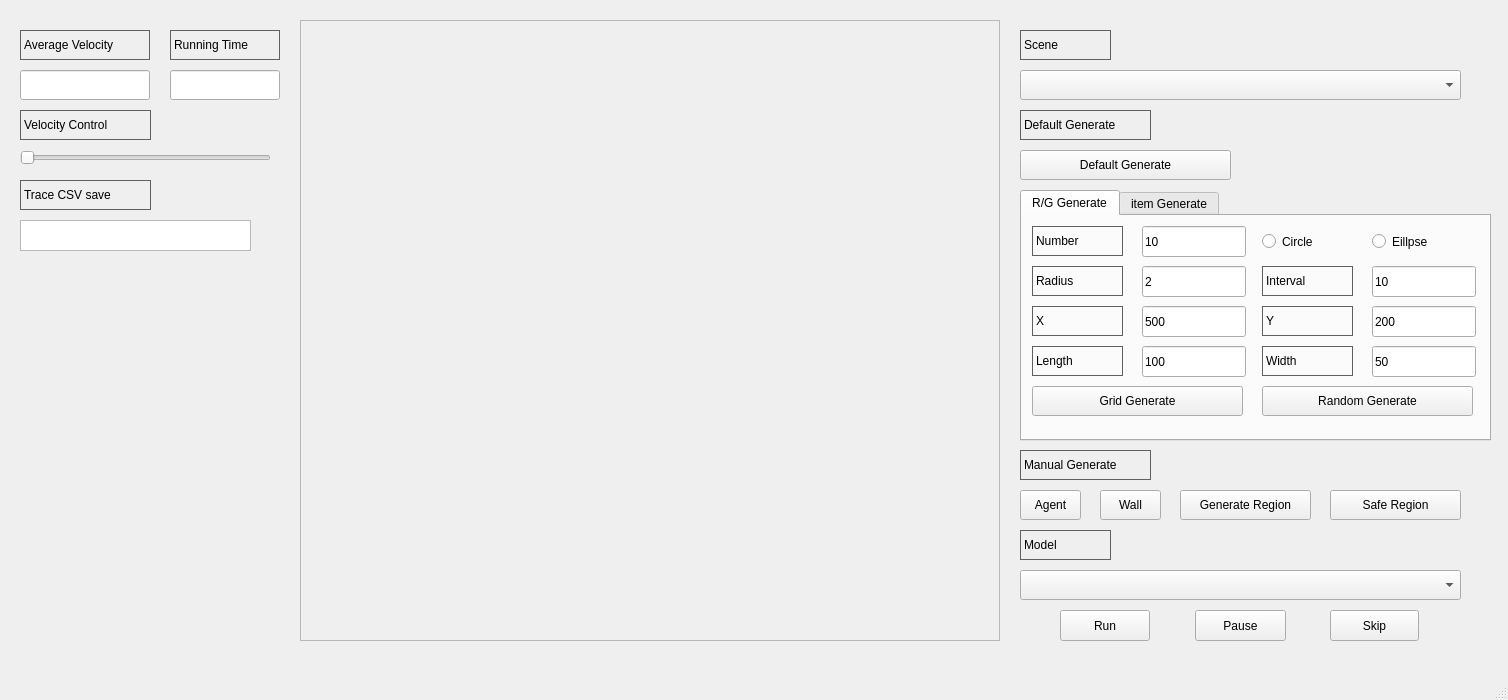
<?xml version="1.0" encoding="UTF-8"?>
<ui version="4.0">
 <class>MainWindow</class>
 <widget class="QMainWindow" name="MainWindow">
  <property name="geometry">
   <rect>
    <x>0</x>
    <y>0</y>
    <width>1508</width>
    <height>700</height>
   </rect>
  </property>
  <property name="windowTitle">
   <string>MainWindow</string>
  </property>
  <widget class="QWidget" name="centralwidget">
   <widget class="QLabel" name="label">
    <property name="geometry">
     <rect>
      <x>20</x>
      <y>30</y>
      <width>130</width>
      <height>30</height>
     </rect>
    </property>
    <property name="styleSheet">
     <string notr="true">QLabel{

     border-width: 1px;

     border-style: solid;

     border-color: rgb(96, 96, 96);

}</string>
    </property>
    <property name="text">
     <string>Average Velocity</string>
    </property>
    <property name="margin">
     <number>-1</number>
    </property>
   </widget>
   <widget class="QLabel" name="label_2">
    <property name="geometry">
     <rect>
      <x>170</x>
      <y>30</y>
      <width>110</width>
      <height>30</height>
     </rect>
    </property>
    <property name="styleSheet">
     <string notr="true">QLabel{

     border-width: 1px;

     border-style: solid;

     border-color: rgb(96, 96, 96);

}</string>
    </property>
    <property name="text">
     <string>Running Time</string>
    </property>
    <property name="margin">
     <number>-1</number>
    </property>
   </widget>
   <widget class="QSlider" name="horizontalSlider">
    <property name="geometry">
     <rect>
      <x>20</x>
      <y>150</y>
      <width>251</width>
      <height>16</height>
     </rect>
    </property>
    <property name="orientation">
     <enum>Qt::Horizontal</enum>
    </property>
   </widget>
   <widget class="QLabel" name="label_6">
    <property name="geometry">
     <rect>
      <x>20</x>
      <y>110</y>
      <width>131</width>
      <height>30</height>
     </rect>
    </property>
    <property name="styleSheet">
     <string notr="true">QLabel{

     border-width: 1px;

     border-style: solid;

     border-color: rgb(96, 96, 96);

}</string>
    </property>
    <property name="text">
     <string>Velocity Control</string>
    </property>
    <property name="margin">
     <number>-1</number>
    </property>
   </widget>
   <widget class="QLabel" name="label_7">
    <property name="geometry">
     <rect>
      <x>20</x>
      <y>180</y>
      <width>131</width>
      <height>30</height>
     </rect>
    </property>
    <property name="styleSheet">
     <string notr="true">QLabel{

     border-width: 1px;

     border-style: solid;

     border-color: rgb(96, 96, 96);

}</string>
    </property>
    <property name="text">
     <string>Trace CSV save</string>
    </property>
    <property name="margin">
     <number>-1</number>
    </property>
   </widget>
   <widget class="QTextEdit" name="textEdit">
    <property name="geometry">
     <rect>
      <x>20</x>
      <y>220</y>
      <width>231</width>
      <height>31</height>
     </rect>
    </property>
   </widget>
   <widget class="QLineEdit" name="lineEdit">
    <property name="geometry">
     <rect>
      <x>20</x>
      <y>70</y>
      <width>130</width>
      <height>30</height>
     </rect>
    </property>
   </widget>
   <widget class="QLabel" name="label_3">
    <property name="geometry">
     <rect>
      <x>1020</x>
      <y>30</y>
      <width>91</width>
      <height>30</height>
     </rect>
    </property>
    <property name="styleSheet">
     <string notr="true">QLabel{

     border-width: 1px;

     border-style: solid;

     border-color: rgb(96, 96, 96);

}</string>
    </property>
    <property name="text">
     <string>Scene</string>
    </property>
    <property name="margin">
     <number>-1</number>
    </property>
   </widget>
   <widget class="QComboBox" name="comboBox">
    <property name="geometry">
     <rect>
      <x>1020</x>
      <y>70</y>
      <width>441</width>
      <height>30</height>
     </rect>
    </property>
   </widget>
   <widget class="QLabel" name="label_4">
    <property name="geometry">
     <rect>
      <x>1020</x>
      <y>110</y>
      <width>131</width>
      <height>30</height>
     </rect>
    </property>
    <property name="styleSheet">
     <string notr="true">QLabel{

     border-width: 1px;

     border-style: solid;

     border-color: rgb(96, 96, 96);

}</string>
    </property>
    <property name="text">
     <string>Default Generate</string>
    </property>
    <property name="margin">
     <number>-1</number>
    </property>
   </widget>
   <widget class="QPushButton" name="pushButton">
    <property name="geometry">
     <rect>
      <x>1020</x>
      <y>490</y>
      <width>61</width>
      <height>30</height>
     </rect>
    </property>
    <property name="text">
     <string>Agent</string>
    </property>
   </widget>
   <widget class="QPushButton" name="pushButton_2">
    <property name="geometry">
     <rect>
      <x>1100</x>
      <y>490</y>
      <width>61</width>
      <height>30</height>
     </rect>
    </property>
    <property name="text">
     <string>Wall</string>
    </property>
   </widget>
   <widget class="QPushButton" name="pushButton_3">
    <property name="geometry">
     <rect>
      <x>1180</x>
      <y>490</y>
      <width>131</width>
      <height>30</height>
     </rect>
    </property>
    <property name="text">
     <string>Generate Region</string>
    </property>
   </widget>
   <widget class="QPushButton" name="pushButton_5">
    <property name="geometry">
     <rect>
      <x>1330</x>
      <y>490</y>
      <width>131</width>
      <height>30</height>
     </rect>
    </property>
    <property name="text">
     <string>Safe Region</string>
    </property>
   </widget>
   <widget class="QLabel" name="label_13">
    <property name="geometry">
     <rect>
      <x>1020</x>
      <y>530</y>
      <width>91</width>
      <height>30</height>
     </rect>
    </property>
    <property name="styleSheet">
     <string notr="true">QLabel{

     border-width: 1px;

     border-style: solid;

     border-color: rgb(96, 96, 96);

}</string>
    </property>
    <property name="text">
     <string>Model</string>
    </property>
    <property name="margin">
     <number>-1</number>
    </property>
   </widget>
   <widget class="QComboBox" name="comboBox_2">
    <property name="geometry">
     <rect>
      <x>1020</x>
      <y>570</y>
      <width>441</width>
      <height>30</height>
     </rect>
    </property>
   </widget>
   <widget class="QPushButton" name="pushButton_4">
    <property name="geometry">
     <rect>
      <x>1060</x>
      <y>610</y>
      <width>90</width>
      <height>31</height>
     </rect>
    </property>
    <property name="text">
     <string>Run</string>
    </property>
   </widget>
   <widget class="QPushButton" name="pushButton_6">
    <property name="geometry">
     <rect>
      <x>1195</x>
      <y>610</y>
      <width>91</width>
      <height>31</height>
     </rect>
    </property>
    <property name="text">
     <string>Pause</string>
    </property>
   </widget>
   <widget class="QPushButton" name="pushButton_7">
    <property name="geometry">
     <rect>
      <x>1330</x>
      <y>610</y>
      <width>89</width>
      <height>31</height>
     </rect>
    </property>
    <property name="text">
     <string>Skip</string>
    </property>
   </widget>
   <widget class="QScrollArea" name="scrollArea">
    <property name="geometry">
     <rect>
      <x>300</x>
      <y>20</y>
      <width>700</width>
      <height>621</height>
     </rect>
    </property>
    <property name="widgetResizable">
     <bool>true</bool>
    </property>
    <widget class="QWidget" name="scrollAreaWidgetContents">
     <property name="geometry">
      <rect>
       <x>0</x>
       <y>0</y>
       <width>698</width>
       <height>619</height>
      </rect>
     </property>
    </widget>
   </widget>
   <widget class="QLineEdit" name="lineEdit_9">
    <property name="geometry">
     <rect>
      <x>170</x>
      <y>70</y>
      <width>110</width>
      <height>30</height>
     </rect>
    </property>
   </widget>
   <widget class="QPushButton" name="pushButton_10">
    <property name="geometry">
     <rect>
      <x>1020</x>
      <y>150</y>
      <width>211</width>
      <height>30</height>
     </rect>
    </property>
    <property name="text">
     <string>Default Generate</string>
    </property>
   </widget>
   <widget class="QLabel" name="label_16">
    <property name="geometry">
     <rect>
      <x>1020</x>
      <y>450</y>
      <width>131</width>
      <height>30</height>
     </rect>
    </property>
    <property name="styleSheet">
     <string notr="true">QLabel{

     border-width: 1px;

     border-style: solid;

     border-color: rgb(96, 96, 96);

}</string>
    </property>
    <property name="text">
     <string>Manual Generate</string>
    </property>
    <property name="margin">
     <number>-1</number>
    </property>
   </widget>
   <widget class="QTabWidget" name="tabWidget">
    <property name="geometry">
     <rect>
      <x>1020</x>
      <y>190</y>
      <width>471</width>
      <height>251</height>
     </rect>
    </property>
    <property name="currentIndex">
     <number>0</number>
    </property>
    <widget class="QWidget" name="tab">
     <attribute name="title">
      <string>R/G Generate</string>
     </attribute>
     <widget class="QLineEdit" name="lineEdit_10">
      <property name="geometry">
       <rect>
        <x>350</x>
        <y>50</y>
        <width>104</width>
        <height>31</height>
       </rect>
      </property>
      <property name="text">
       <string>10</string>
      </property>
     </widget>
     <widget class="QLabel" name="label_15">
      <property name="geometry">
       <rect>
        <x>10</x>
        <y>10</y>
        <width>91</width>
        <height>30</height>
       </rect>
      </property>
      <property name="styleSheet">
       <string notr="true">QLabel{

     border-width: 1px;

     border-style: solid;

     border-color: rgb(96, 96, 96);

}</string>
      </property>
      <property name="text">
       <string>Number</string>
      </property>
      <property name="margin">
       <number>-1</number>
      </property>
     </widget>
     <widget class="QLabel" name="label_17">
      <property name="geometry">
       <rect>
        <x>240</x>
        <y>90</y>
        <width>91</width>
        <height>30</height>
       </rect>
      </property>
      <property name="styleSheet">
       <string notr="true">QLabel{

     border-width: 1px;

     border-style: solid;

     border-color: rgb(96, 96, 96);

}</string>
      </property>
      <property name="text">
       <string>Y</string>
      </property>
      <property name="margin">
       <number>-1</number>
      </property>
     </widget>
     <widget class="QRadioButton" name="radioButton_3">
      <property name="geometry">
       <rect>
        <x>350</x>
        <y>14</y>
        <width>112</width>
        <height>23</height>
       </rect>
      </property>
      <property name="text">
       <string>Eillpse</string>
      </property>
     </widget>
     <widget class="QLabel" name="label_18">
      <property name="geometry">
       <rect>
        <x>10</x>
        <y>90</y>
        <width>91</width>
        <height>30</height>
       </rect>
      </property>
      <property name="styleSheet">
       <string notr="true">QLabel{

     border-width: 1px;

     border-style: solid;

     border-color: rgb(96, 96, 96);

}</string>
      </property>
      <property name="text">
       <string>X</string>
      </property>
      <property name="margin">
       <number>-1</number>
      </property>
     </widget>
     <widget class="QRadioButton" name="radioButton_4">
      <property name="geometry">
       <rect>
        <x>240</x>
        <y>14</y>
        <width>112</width>
        <height>23</height>
       </rect>
      </property>
      <property name="text">
       <string>Circle</string>
      </property>
     </widget>
     <widget class="QLineEdit" name="lineEdit_11">
      <property name="geometry">
       <rect>
        <x>120</x>
        <y>10</y>
        <width>104</width>
        <height>31</height>
       </rect>
      </property>
      <property name="text">
       <string>10</string>
      </property>
     </widget>
     <widget class="QLabel" name="label_19">
      <property name="geometry">
       <rect>
        <x>10</x>
        <y>130</y>
        <width>91</width>
        <height>30</height>
       </rect>
      </property>
      <property name="styleSheet">
       <string notr="true">QLabel{

     border-width: 1px;

     border-style: solid;

     border-color: rgb(96, 96, 96);

}</string>
      </property>
      <property name="text">
       <string>Length</string>
      </property>
      <property name="margin">
       <number>-1</number>
      </property>
     </widget>
     <widget class="QPushButton" name="pushButton_11">
      <property name="geometry">
       <rect>
        <x>240</x>
        <y>170</y>
        <width>211</width>
        <height>30</height>
       </rect>
      </property>
      <property name="text">
       <string>Random Generate</string>
      </property>
     </widget>
     <widget class="QLabel" name="label_20">
      <property name="geometry">
       <rect>
        <x>240</x>
        <y>50</y>
        <width>91</width>
        <height>30</height>
       </rect>
      </property>
      <property name="styleSheet">
       <string notr="true">QLabel{

     border-width: 1px;

     border-style: solid;

     border-color: rgb(96, 96, 96);

}</string>
      </property>
      <property name="text">
       <string>Interval</string>
      </property>
      <property name="margin">
       <number>-1</number>
      </property>
     </widget>
     <widget class="QLineEdit" name="lineEdit_12">
      <property name="geometry">
       <rect>
        <x>120</x>
        <y>90</y>
        <width>104</width>
        <height>31</height>
       </rect>
      </property>
      <property name="text">
       <string>500</string>
      </property>
     </widget>
     <widget class="QLineEdit" name="lineEdit_13">
      <property name="geometry">
       <rect>
        <x>350</x>
        <y>90</y>
        <width>104</width>
        <height>31</height>
       </rect>
      </property>
      <property name="text">
       <string>200</string>
      </property>
     </widget>
     <widget class="QLineEdit" name="lineEdit_14">
      <property name="geometry">
       <rect>
        <x>120</x>
        <y>50</y>
        <width>104</width>
        <height>31</height>
       </rect>
      </property>
      <property name="text">
       <string>2</string>
      </property>
     </widget>
     <widget class="QLineEdit" name="lineEdit_15">
      <property name="geometry">
       <rect>
        <x>350</x>
        <y>130</y>
        <width>104</width>
        <height>31</height>
       </rect>
      </property>
      <property name="text">
       <string>50</string>
      </property>
     </widget>
     <widget class="QLabel" name="label_21">
      <property name="geometry">
       <rect>
        <x>240</x>
        <y>130</y>
        <width>91</width>
        <height>30</height>
       </rect>
      </property>
      <property name="styleSheet">
       <string notr="true">QLabel{

     border-width: 1px;

     border-style: solid;

     border-color: rgb(96, 96, 96);

}</string>
      </property>
      <property name="text">
       <string>Width</string>
      </property>
      <property name="margin">
       <number>-1</number>
      </property>
     </widget>
     <widget class="QPushButton" name="pushButton_12">
      <property name="geometry">
       <rect>
        <x>10</x>
        <y>170</y>
        <width>211</width>
        <height>30</height>
       </rect>
      </property>
      <property name="text">
       <string>Grid Generate</string>
      </property>
     </widget>
     <widget class="QLineEdit" name="lineEdit_16">
      <property name="geometry">
       <rect>
        <x>120</x>
        <y>130</y>
        <width>104</width>
        <height>31</height>
       </rect>
      </property>
      <property name="text">
       <string>100</string>
      </property>
     </widget>
     <widget class="QLabel" name="label_22">
      <property name="geometry">
       <rect>
        <x>10</x>
        <y>50</y>
        <width>91</width>
        <height>30</height>
       </rect>
      </property>
      <property name="styleSheet">
       <string notr="true">QLabel{

     border-width: 1px;

     border-style: solid;

     border-color: rgb(96, 96, 96);

}</string>
      </property>
      <property name="text">
       <string>Radius</string>
      </property>
      <property name="margin">
       <number>-1</number>
      </property>
     </widget>
    </widget>
    <widget class="QWidget" name="tab_2">
     <attribute name="title">
      <string>item Generate</string>
     </attribute>
     <widget class="QLabel" name="label_10">
      <property name="geometry">
       <rect>
        <x>240</x>
        <y>50</y>
        <width>91</width>
        <height>30</height>
       </rect>
      </property>
      <property name="styleSheet">
       <string notr="true">QLabel{

     border-width: 1px;

     border-style: solid;

     border-color: rgb(96, 96, 96);

}</string>
      </property>
      <property name="text">
       <string>Y</string>
      </property>
      <property name="margin">
       <number>-1</number>
      </property>
     </widget>
     <widget class="QLabel" name="label_9">
      <property name="geometry">
       <rect>
        <x>10</x>
        <y>50</y>
        <width>91</width>
        <height>30</height>
       </rect>
      </property>
      <property name="styleSheet">
       <string notr="true">QLabel{

     border-width: 1px;

     border-style: solid;

     border-color: rgb(96, 96, 96);

}</string>
      </property>
      <property name="text">
       <string>X</string>
      </property>
      <property name="margin">
       <number>-1</number>
      </property>
     </widget>
     <widget class="QLabel" name="label_11">
      <property name="geometry">
       <rect>
        <x>10</x>
        <y>90</y>
        <width>91</width>
        <height>30</height>
       </rect>
      </property>
      <property name="styleSheet">
       <string notr="true">QLabel{

     border-width: 1px;

     border-style: solid;

     border-color: rgb(96, 96, 96);

}</string>
      </property>
      <property name="text">
       <string>Length</string>
      </property>
      <property name="margin">
       <number>-1</number>
      </property>
     </widget>
     <widget class="QLineEdit" name="lineEdit_4">
      <property name="geometry">
       <rect>
        <x>120</x>
        <y>50</y>
        <width>104</width>
        <height>31</height>
       </rect>
      </property>
      <property name="text">
       <string>500</string>
      </property>
     </widget>
     <widget class="QLineEdit" name="lineEdit_7">
      <property name="geometry">
       <rect>
        <x>350</x>
        <y>50</y>
        <width>104</width>
        <height>31</height>
       </rect>
      </property>
      <property name="text">
       <string>200</string>
      </property>
     </widget>
     <widget class="QLineEdit" name="lineEdit_3">
      <property name="geometry">
       <rect>
        <x>120</x>
        <y>10</y>
        <width>104</width>
        <height>31</height>
       </rect>
      </property>
      <property name="text">
       <string>2</string>
      </property>
     </widget>
     <widget class="QLineEdit" name="lineEdit_8">
      <property name="geometry">
       <rect>
        <x>350</x>
        <y>90</y>
        <width>104</width>
        <height>31</height>
       </rect>
      </property>
      <property name="text">
       <string>50</string>
      </property>
     </widget>
     <widget class="QLabel" name="label_12">
      <property name="geometry">
       <rect>
        <x>240</x>
        <y>90</y>
        <width>91</width>
        <height>30</height>
       </rect>
      </property>
      <property name="styleSheet">
       <string notr="true">QLabel{

     border-width: 1px;

     border-style: solid;

     border-color: rgb(96, 96, 96);

}</string>
      </property>
      <property name="text">
       <string>Width</string>
      </property>
      <property name="margin">
       <number>-1</number>
      </property>
     </widget>
     <widget class="QPushButton" name="pushButton_8">
      <property name="geometry">
       <rect>
        <x>125</x>
        <y>170</y>
        <width>211</width>
        <height>30</height>
       </rect>
      </property>
      <property name="text">
       <string>Item Generate</string>
      </property>
     </widget>
     <widget class="QLineEdit" name="lineEdit_5">
      <property name="geometry">
       <rect>
        <x>120</x>
        <y>90</y>
        <width>104</width>
        <height>31</height>
       </rect>
      </property>
      <property name="text">
       <string>100</string>
      </property>
     </widget>
     <widget class="QLabel" name="label_8">
      <property name="geometry">
       <rect>
        <x>10</x>
        <y>10</y>
        <width>91</width>
        <height>30</height>
       </rect>
      </property>
      <property name="styleSheet">
       <string notr="true">QLabel{

     border-width: 1px;

     border-style: solid;

     border-color: rgb(96, 96, 96);

}</string>
      </property>
      <property name="text">
       <string>Radius</string>
      </property>
      <property name="margin">
       <number>-1</number>
      </property>
     </widget>
     <widget class="QLabel" name="label_14">
      <property name="geometry">
       <rect>
        <x>240</x>
        <y>10</y>
        <width>91</width>
        <height>30</height>
       </rect>
      </property>
      <property name="styleSheet">
       <string notr="true">QLabel{

     border-width: 1px;

     border-style: solid;

     border-color: rgb(96, 96, 96);

}</string>
      </property>
      <property name="text">
       <string>Angle</string>
      </property>
      <property name="margin">
       <number>-1</number>
      </property>
     </widget>
     <widget class="QLineEdit" name="lineEdit_17">
      <property name="geometry">
       <rect>
        <x>350</x>
        <y>10</y>
        <width>104</width>
        <height>31</height>
       </rect>
      </property>
      <property name="text">
       <string>200</string>
      </property>
     </widget>
     <widget class="QComboBox" name="comboBox_3">
      <property name="geometry">
       <rect>
        <x>120</x>
        <y>130</y>
        <width>331</width>
        <height>30</height>
       </rect>
      </property>
      <item>
       <property name="text">
        <string>Circle</string>
       </property>
      </item>
      <item>
       <property name="text">
        <string>Box</string>
       </property>
      </item>
      <item>
       <property name="text">
        <string>Rectangle</string>
       </property>
      </item>
     </widget>
     <widget class="QLabel" name="label_23">
      <property name="geometry">
       <rect>
        <x>10</x>
        <y>130</y>
        <width>91</width>
        <height>30</height>
       </rect>
      </property>
      <property name="styleSheet">
       <string notr="true">QLabel{

     border-width: 1px;

     border-style: solid;

     border-color: rgb(96, 96, 96);

}</string>
      </property>
      <property name="text">
       <string>Shape</string>
      </property>
      <property name="margin">
       <number>-1</number>
      </property>
     </widget>
    </widget>
   </widget>
  </widget>
  <widget class="QMenuBar" name="menubar">
   <property name="geometry">
    <rect>
     <x>0</x>
     <y>0</y>
     <width>1508</width>
     <height>28</height>
    </rect>
   </property>
  </widget>
  <widget class="QStatusBar" name="statusbar"/>
 </widget>
 <resources/>
 <connections/>
</ui>
